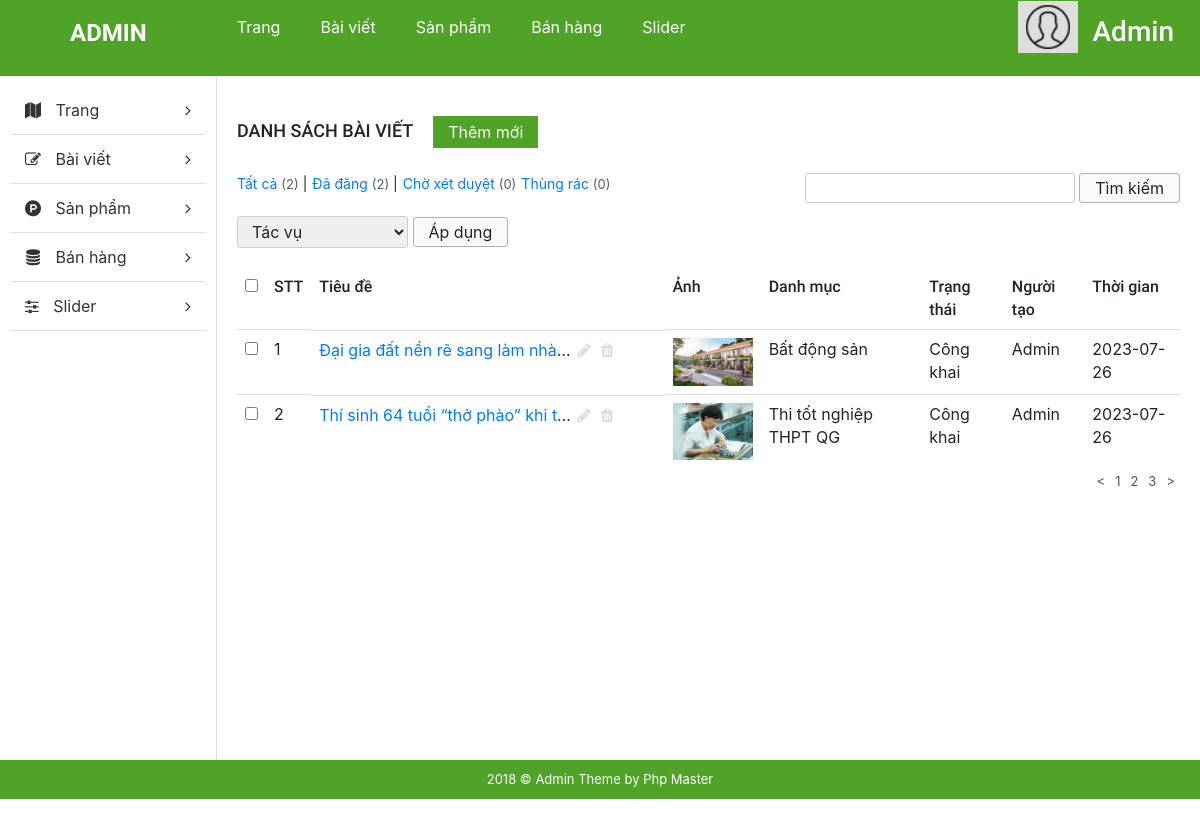
/admin/index.php (signed in), run on the app's committed database.
### tables this page shows
CREATE TABLE `tbl_posts` (
  `id` int(11) NOT NULL,
  `title` varchar(255) NOT NULL,
  `desc_short` text NOT NULL,
  `desc_detail` text NOT NULL,
  `image` varchar(255) NOT NULL DEFAULT './public/images/img-thumb.png',
  `id_cate_posts` int(11) NOT NULL,
  `status` enum('Chờ duyệt','Công khai') NOT NULL DEFAULT 'Chờ duyệt',
  `creator` varchar(255) NOT NULL DEFAULT 'Admin',
  `slug` varchar(255) DEFAULT NULL,
  `create_at` varchar(255) NOT NULL,
  `is_trash` varchar(10) NOT NULL DEFAULT 'no',
  `display` varchar(10) NOT NULL DEFAULT 'block'
);

CREATE TABLE `tbl_cate_post` (
  `id` int(11) NOT NULL,
  `name` varchar(255) NOT NULL,
  `slug` varchar(255) NOT NULL,
  `parent_id` int(11) NOT NULL DEFAULT 0,
  `status` enum('Chờ duyệt','Công khai') NOT NULL DEFAULT 'Chờ duyệt',
  `creator` enum('Admin') NOT NULL DEFAULT 'Admin',
  `create_at` varchar(255) NOT NULL,
  `is_trash` varchar(10) NOT NULL DEFAULT 'no'
);

### admin/libraries/database.php (called while the page is built, shortened)
<?php
function db_query($string_query)
{
    global $conn;
    $result = mysqli_query($conn, $string_query);
    return $result;
}
function db_fetch_array($string_query)
{
    $result = [];
    $query_reuslt = db_query($string_query);
    while ($row = mysqli_fetch_assoc($query_reuslt)) {
        $result[] = $row;
    }
    return $result;
}
function db_num_rows($string_query)
{
    $result_query = db_query($string_query);
    return mysqli_num_rows($result_query);
}

### admin/modules/home/models/indexModel.php (called while the page is built, shortened)
<?php
function totalPublic()
{
    return db_num_rows("SELECT * FROM `tbl_posts` WHERE `status` = 'Công khai'");
}
function totalPrivate()
{
    return db_num_rows("SELECT * FROM `tbl_posts` WHERE `status` = 'Chờ duyệt'");
}
function totalPost()
{
    return db_num_rows("SELECT * FROM `tbl_posts` WHERE 1");
}
function get_list_post()
{
    return db_fetch_array("SELECT tbl_posts.*,
    tbl_cate_post.name FROM `tbl_posts` INNER JOIN `tbl_cate_post` on tbl_posts.id_cate_posts = tbl_cate_post.id WHERE 1");
}

### admin/modules/home/controllers/indexController.php (called while the page is built, shortened)
<?php
function indexAction()
{
    $list_post = get_list_post();
    $data['list_post'] = $list_post;
    $total_public = totalPublic();
    $total_private = totalPrivate();
    $total_post = totalPost();
    $data['total_public'] = $total_public;
    $data['total_private'] = $total_private;
    $data['total_post'] = $total_post;
    load_view('list', $data);
}

### admin/core/route.php (called while the page is built, shortened)
<?php
$action_name = get_action() . "Action";
call_function(['construct', $action_name]);

### admin/core/appload.php (called while the page is built, shortened)
<?php
require CONFIG . DIRECTORY_SEPARATOR . "config.php";
require CONFIG . DIRECTORY_SEPARATOR . "database.php";
require CORE . DIRECTORY_SEPARATOR . "base.php";
require CONFIG . DIRECTORY_SEPARATOR . "email.php";
require LIB . DIRECTORY_SEPARATOR . "database.php";
require CORE . DIRECTORY_SEPARATOR . "route.php";

### admin/index.php (called while the page is built, shortened)
<?php
require CORE . DIRECTORY_SEPARATOR . "appload.php";

### admin/config/config.php (called while the page is built, shortened)
<?php
$config =  [];
$config['module_default'] = 'home';
$config['controller_default'] = 'index';
$config['action_default'] = 'index';
$config['base_url'] = "http://localhost/unitop.vn/back-end/project_ismart/ismart.com/admin/";

### admin/config/email.php (called while the page is built)
<?php
$config['email'] = array(
    'protocol' => 'smtp',
    'smtp_host' => 'smtp.gmail.com',
    'smtp_security' => 'tls',
    'smtp_port' => 587,
    'smtp_auth' => true,
    'smtp_user' => 'sivalidang999@gmail.com',
    'smtp_fullname' => "Ismart - Cửa hàng thông minh",
    'smtp_pass' => 'gphezbwuioufnjvj',
    'smtp_timeout' => '7',
    'mailtype' => 'html',
    'charset' => 'UTF-8'
);

### admin/modules/home/views/listView.php (the view, shortened to what this page needs)
<div id="main-content-wp" class="list-post-page">
    <div class="wrap clearfix">
        <div id="content" class="fl-right">
            <div class="section" id="title-page">
                <div class="clearfix">
                    <h3 id="index" class="fl-left">Danh sách bài viết</h3>
                    <a href="?mod=posts&action=add" title="" id="add-new" class="fl-left">Thêm mới</a>
                </div>
            </div>
            <div class="section" id="detail-page">
                <div class="section-detail">
                    <div class="filter-wp clearfix">
                        <ul class="post-status fl-left">
                            <li class="all"><a href="?mod=posts&action=list">Tất cả <span class="count">(<?php echo $total_post; ?>)</span></a> |</li>
                            <li class="publish"><a href="?mod=posts&action=public">Đã đăng <span class="count">(<?php echo $total_public; ?>)</span></a> |</li>
                            <li class="pending"><a href="?mod=posts&action=private">Chờ xét duyệt <span class="count">(<?php echo $total_private; ?>)</span></a></li>
                            <li class="trash"><a href="">Thùng rác <span class="count">(0)</span></a></li>
                        </ul>
                        <form method="POST" action="?mod=posts&action=search" class="form-s fl-right">
                            <input type="text" name="s" id="s">
                            <input type="submit" name="btn-submit" value="Tìm kiếm">
                        </form>
                    </div>
                    <div class="actions">
                        <form method="GET" action="" class="form-actions">
                            <select name="actions">
                                <option value="0">Tác vụ</option>
                            </select>
                            <input type="submit" name="sm_action" value="Áp dụng">
                        </form>
                    </div>
                    <div class="table-responsive">
                        <table class="table list-table-wp">
                            <thead>
                                <tr>
                                    <td><input type="checkbox" name="checkAll" id="checkAll"></td>
                                    <td><span class="thead-text">STT</span></td>
                                    <td><span class="thead-text">Tiêu đề</span></td>
                                    <td><span class="thead-text">Ảnh</span></td>
                                    <td><span class="thead-text">Danh mục</span></td>
                                    <td><span class="thead-text">Trạng thái</span></td>
                                    <td><span class="thead-text">Người tạo</span></td>
                                    <td><span class="thead-text">Thời gian</span></td>
                                </tr>
                            </thead>
                            <tbody>
                                <?php
                                $i = 0;
                                foreach ($list_post as $post) {
                                    $i++;
                                ?>
                                    <tr>
                                        <td><input type="checkbox" name="checkItem" class="checkItem"></td>
                                        <td><span class="tbody-text"><?php echo $i; ?></h3></span>
                                        <td class="clearfix">
                                            <div class="tb-title fl-left">
                                                <a href="" title=""><?php echo $post['title'];  ?></a>
                                            </div>
                                            <ul class="list-operation fl-right">
                                                <li><a href="?mod=posts&action=editPost&id=<?php echo $post['id']; ?>" title="Sửa" class="edit"><i class="fa fa-pencil" aria-hidden="true"></i></a></li>
                                                <li><a onclick="return confirm('Bạn có chắc muốn xóa?')" href="?mod=posts&action=delete&id=<?php echo $post['id']; ?>" title="Xóa" class="delete"><i class="fa fa-trash" aria-hidden="true"></i></a></li>
                                            </ul>
                                        </td>
                                        <td><img src="<?php echo $post['image'];  ?>" width="100" height="100" alt=""></td>
                                        <td><span class="tbody-text"><?php echo $post['name'];  ?></span></td>
                                        <td><span class="tbody-text"><?php echo $post['status'];  ?></span></td>
                                        <td><span class="tbody-text"><?php echo $post['creator'];  ?></span></td>
                                        <td><span class="tbody-text"><?php echo $post['create_at'];  ?></span></td>
                                    </tr>
                                <?php
                                }  ?>
                            </tbody>
                        </table>
                    </div>
                </div>
            </div>
            <div class="section" id="paging-wp">
                <div class="section-detail clearfix">
                    <ul id="list-paging" class="fl-right">
                        <li>
                            <a href="" title="">
                                < </a>
                        </li>
                        <li>
                            <a href="" title="">1</a>
                        </li>
                        <li>
                            <a href="" title="">2</a>
                        </li>
                        <li>
                            <a href="" title="">3</a>
                        </li>
                        <li>
                            <a href="" title="">></a>
                        </li>
                    </ul>
                </div>
            </div>
        </div>
    </div>
</div>

### admin/core/base.php (shortened to what this page needs)
<?php
function get_module()
{
    global $config;
    $module = isset($_GET['mod']) ? $_GET['mod'] : $config['module_default'];
    return $module;
}
function call_function($list_function = array())
{
    if (is_array($list_function)) {
        foreach ($list_function as $f) {
            if (function_exists($f())) {
                $f();
            }
        }
    }
}
function load_view($name, $data_send = array())
{
    $data = $data_send;
    $path = MODULE . DIRECTORY_SEPARATOR . get_module() . DIRECTORY_SEPARATOR . 'views' . DIRECTORY_SEPARATOR . $name . 'View.php';
    if (file_exists($path)) {
        require $path;
    } else {
        echo "Không tìm thấy {$path}";
    }
}
function get_header($name = '')
{
    global $data;
    if (empty($name)) {
        $name = 'header';
    } else {
        $name = "header-{$name}";
    }
    $path = LAYOUT . DIRECTORY_SEPARATOR . $name . '.php';
    if (file_exists($path)) {
        if (is_array($data)) {
            foreach ($data as $key => $a) {
                $$key = $a;
            }
        }
        require $path;
    } else {
        echo "Không tìm thấy {$path}";
    }
}
function get_footer($name = '')
{
    global $data;
    if (empty($name)) {
        $name = 'footer';
    } else {
        $name = "footer-{$name}";
    }
    $path = LAYOUT . DIRECTORY_SEPARATOR . $name . '.php';
    if (file_exists($path)) {
        if (is_array($data)) {
            foreach ($data as $key => $a) {
                $$key = $a;
            }
        }
        require $path;
    } else {
        echo "Không tìm thấy {$path}";
    }
}
function get_sidebar($name = '')
{
    global $data;
    if (empty($name)) {
        $name = 'sidebar';
    } else {
        $name = "sidebar-{$name}";
    }
    $path = LAYOUT . DIRECTORY_SEPARATOR . $name . '.php';
    if (file_exists($path)) {
        if (is_array($data)) {
            foreach ($data as $key => $a) {
                $$key = $a;
            }
        }
        require $path;
    } else {
        echo "Không tìm thấy {$path}";
    }
}

### data on the page
tbl_posts: title "Đại gia đất nền rẽ sang làm nhà…", image (picture), tbl_cate_post.name "Bất động sản", status "Công khai", creator "Admin", create_at "2023-07-26"
tbl_posts: title "Thí sinh 64 tuổi “thở phào” khi…", image (picture), tbl_cate_post.name "Thi tốt nghiệp THPT QG", status "Công khai", creator "Admin", create_at "2023-07-26"

### other printed values
$total_post "2"
$total_public "2"
$total_private "0"
